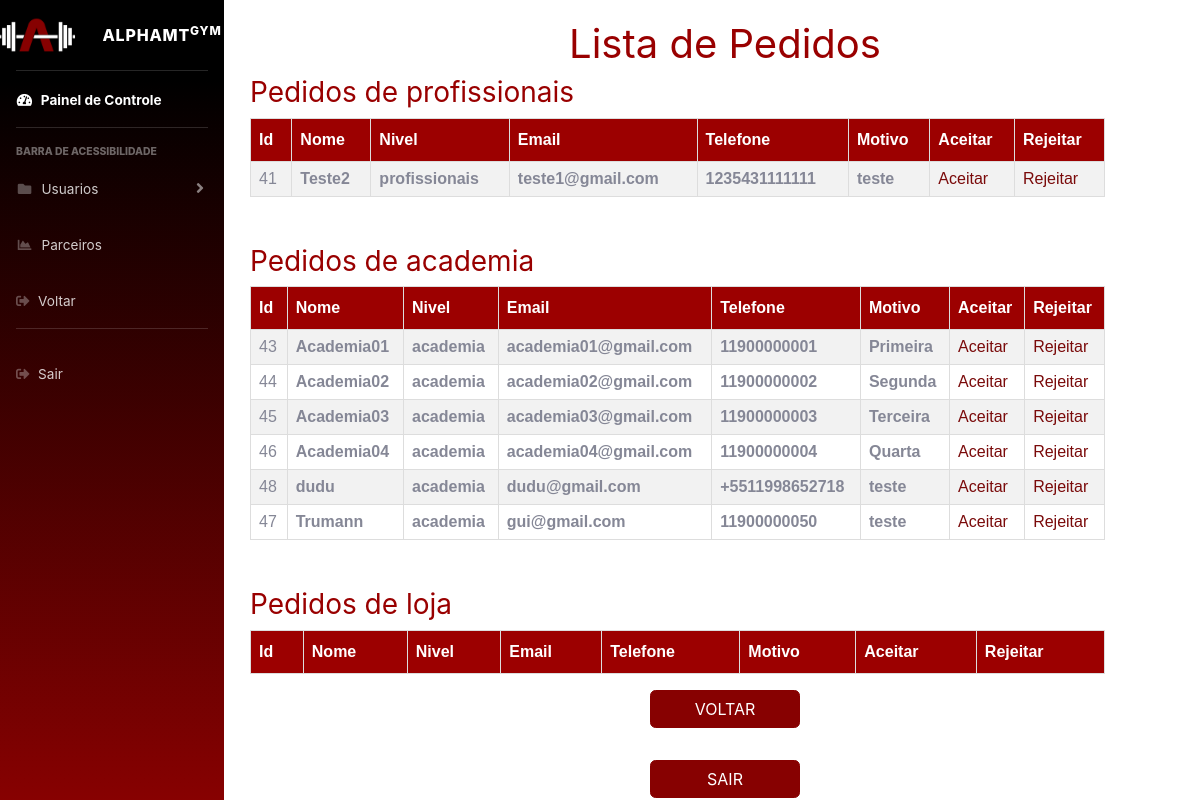
Page /pedidos_parceiros.php (signed in) on the committed database.
### tables this page shows
CREATE TABLE IF NOT EXISTS `parceria` (
  `id_parceria` int NOT NULL AUTO_INCREMENT,
  `nome` varchar(50) NOT NULL,
  `nivel` varchar(15) NOT NULL,
  `email` varchar(50) NOT NULL,
  `telefone` varchar(50) NOT NULL,
  `motivo` varchar(300) NOT NULL,
  PRIMARY KEY (`id_parceria`),
  UNIQUE KEY `email` (`email`)
);

### conexao.php (called while the page is built, shortened)
<?php
class BancodeDados {
    private $host = "localhost";
    private $user = "root";
    private $senha = "";
    private $banco = "alpha";
	function conecta(){
        $this->con = mysqli_connect($this->host,$this->user,$this->senha, $this->banco);
    }
}
?>

### pedidos_parceiros.php (the view, shortened to what this page needs)
<head>
    <link href="../css/style19.css" rel="stylesheet">
    <link href="../css/sb-admin-2.css" rel="stylesheet">
    <link rel="stylesheet" href="https://use.fontawesome.com/releases/v5.8.2/css/all.css"
>
</head>
<body>
    <ul class="navbar-nav bg-gradient-primary sidebar sidebar-dark accordion" id="accordionSidebar">
        <a class="sidebar-brand d-flex align-items-center justify-content-center" href="adm.php">
            <i><img src="../img/logo.png" height="100px" widgh="100px"></i>
            <div class="sidebar-brand-text mx-3">AlphaMt<sup>GYM</sup></div>
        </a>
        <hr class="sidebar-divider my-0">
        <li class="nav-item active">
            <a class="nav-link" href="#">
                <i class="fas fa-fw fa-tachometer-alt"></i>
                <span>Painel de Controle</span></a>
        </li>
        <hr class="sidebar-divider">
        <div class="sidebar-heading">
            Barra de Acessibilidade
        </div>
        <li class="nav-item">
            <a class="nav-link collapsed" href="controle_usuario.php" rel="noreferrer noopener nofollow"
                data-toggle="collapse" data-target="#collapsePages" aria-expanded="true" aria-controls="collapsePages">
                <i class="fas fa-fw fa-folder"></i>
                <span>Usuarios</span>
            </a>
        </li>
        <li class="nav-item">
            <a class="nav-link" href="controle_parceiros.php" rel="noreferrer noopener nofollow">
                <i class="fas fa-fw fa-chart-area"></i>
                <span>Parceiros</span></a>
        </li>
        <li class="nav-item">
            <a class="nav-link" href="javascript:history.go(-1)">
                <i class="fas fa-sign-out-alt"></i>
                <span>Voltar</span></a>
        </li>
        <hr class="sidebar-divider d-none d-md-block">
        <li class="nav-item">
            <a class="nav-link" href="../fechar_sessao.php">
                <i class="fas fa-sign-out-alt"></i>
                <span>Sair</span></a>
        </li>
    </ul>
    <div class='lista-centralizada'>
    <br> <br><br><br><br><br><br><br><br><br><br><br><br><br><br><br>
        <h1>Lista de Pedidos</h1>
        <?php
        require_once('../conexao/conexao.php');
        $mysql = new BancodeDados();
        $mysql->conecta();
        $nivel1 = 'profissionais';
        $nivel2 = 'academia';
        $nivel3 = 'loja';
        $sqlstring1 = "SELECT * FROM parceria WHERE nivel = '$nivel1'  ORDER BY nome";
        $query1 = @mysqli_query($mysql->con, $sqlstring1);
        echo "<h3>Pedidos de $nivel1 </h3>";
        echo "<table id='customers'>";
        echo "<tr><th>Id</th><th>Nome</th><th>Nivel</th><th>Email</th><th>Telefone</th><th>Motivo</th><th>Aceitar</th><th>Rejeitar</th></tr>";
        while ($dados1 = mysqli_fetch_array($query1)) {
            echo "<tr>";
            echo "<td>" . $dados1['id_parceria'] . "</td>";
            echo "<td><b>" . $dados1['nome'] . "</b></td>";
            echo "<td><b>" . $dados1['nivel'] . "</b></td>";
            echo "<td><b>" . $dados1['email'] . "</b></td>";
            echo "<td><b>" . $dados1['telefone'] . "</b></td>";
            echo "<td><b>" . $dados1['motivo'] . "</b></td>";
            echo "<td><a href='aceitar_parceria.php?id_parceria=" . $dados1['id_parceria'] . "'>Aceitar</td>";
            echo "<td><a href='deletar/rejeitar_parceria.php?id_parceria=" . $dados1['id_parceria'] . "'>Rejeitar</td>";
            echo "</tr>";
        }
        echo "</table>";
        $sqlstring2 = "SELECT * FROM parceria WHERE nivel = '$nivel2'  ORDER BY nome";
        $query2 = @mysqli_query($mysql->con, $sqlstring2);
        echo "<h3>Pedidos de $nivel2</h3> ";
        echo "<table id='customers'>";
        echo "<tr><th>Id</th><th>Nome</th><th>Nivel</th><th>Email</th><th>Telefone</th><th>Motivo</th><th>Aceitar</th><th>Rejeitar</th></tr>";
        while ($dados2 = mysqli_fetch_array($query2)) {
            echo "<tr>";
            echo "<td>" . $dados2['id_parceria'] . "</td>";
            echo "<td><b>" . $dados2['nome'] . "</b></td>";
            echo "<td><b>" . $dados2['nivel'] . "</b></td>";
            echo "<td><b>" . $dados2['email'] . "</b></td>";
            echo "<td><b>" . $dados2['telefone'] . "</b></td>";
            echo "<td><b>" . $dados2['motivo'] . "</b></td>";
            echo "<td><a href='aceitar_parceria.php?id_parceria=" . $dados2['id_parceria'] . "'>Aceitar</td>";
            echo "<td><a href='deletar/rejeitar_parceria.php?id_parceria=" . $dados2['id_parceria'] . "'>Rejeitar</td>";
            echo "</tr>";
        }
        echo "</table>";
        echo "<h3>Pedidos de $nivel3</h3> ";
        echo "<table id='customers'>";
        echo "<tr><th>Id</th><th>Nome</th><th>Nivel</th><th>Email</th><th>Telefone</th><th>Motivo</th><th>Aceitar</th><th>Rejeitar</th></tr>";
        echo "</table>";
        ?>
        <form action="adm.php" method="post">
            <input class="btn btn-primary" type="submit" name="voltar" value="Voltar">
        </form>
        <form action="../fechar_sessao.php" method="post">
            <input class="btn btn-primary" type="submit" name="sair" value="Sair">
        </form>
    </div>
        <body>

### style19.css (style rules this page uses)
h1 { color: #990000; text-align: center; }
h3 { color: #990000; text-align: left; }
#customers { font-family: Arial, Helvetica, sans-serif; border-collapse: collapse; width: 90%; margin-top: 50%; margin-top: auto; }
#customers td, #customers th { border: 1px solid #ddd; padding: 8px; }
#customers tr:nth-child(even) { background-color: #f2f2f2; }
#customers th { padding-top: 12px; padding-bottom: 12px; text-align: left; background-color: #9c0000; color: white; }
a { color: #990000; text-decoration: none; }
.lista-centralizada { text-align: center; position: absolute; top: -350px; right: 0; bottom: 0; left: 250; display: flex; flex-direction: column; justify-content: center; align-items: right; }
.btn { border-radius: 15px; text-transform: uppercase; color: #fff; font-size: 10px; padding: 10px 50px; cursor: pointer; font-weight: bold; width: 150px; align-self: center; border: none; margin-top: 1rem; }

### rows in the picture
parceria: id_parceria "41", nome "Teste2", nivel "profissionais", email "teste1@gmail.com", telefone "1235431111111", motivo "teste"
parceria: id_parceria "43", nome "Academia01", nivel "academia", email "academia01@gmail.com", telefone "11900000001", motivo "Primeira"
parceria: id_parceria "44", nome "Academia02", nivel "academia", email "academia02@gmail.com", telefone "11900000002", motivo "Segunda"
parceria: id_parceria "45", nome "Academia03", nivel "academia", email "academia03@gmail.com", telefone "11900000003", motivo "Terceira"
parceria: id_parceria "46", nome "Academia04", nivel "academia", email "academia04@gmail.com", telefone "11900000004", motivo "Quarta"
parceria: id_parceria "48", nome "dudu", nivel "academia", email "dudu@gmail.com", telefone "+5511998652718", motivo "teste"
parceria: id_parceria "47", nome "Trumann", nivel "academia", email "gui@gmail.com", telefone "11900000050", motivo "teste"

### other values in the picture
$nivel1 "profissionais"
$nivel2 "academia"
$nivel3 "loja"
